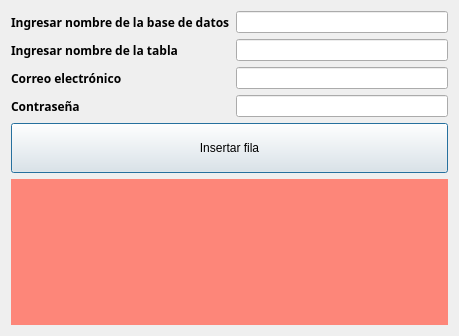
<?xml version="1.0" encoding="UTF-8"?>
<ui version="4.0">
 <class>Dialog</class>
 <widget class="QDialog" name="Dialog">
  <property name="geometry">
   <rect>
    <x>0</x>
    <y>0</y>
    <width>459</width>
    <height>336</height>
   </rect>
  </property>
  <property name="windowTitle">
   <string>Creador de filas en base de datos</string>
  </property>
  <layout class="QGridLayout" name="gridLayout">
   <item row="0" column="0">
    <layout class="QVBoxLayout" name="verticalLayout_3">
     <item>
      <layout class="QHBoxLayout" name="horizontalLayout">
       <item>
        <layout class="QVBoxLayout" name="verticalLayout_2">
         <item>
          <widget class="QLabel" name="label">
           <property name="font">
            <font>
             <family>Arial Black</family>
             <weight>75</weight>
             <bold>true</bold>
            </font>
           </property>
           <property name="text">
            <string>Ingresar nombre de la base de datos</string>
           </property>
          </widget>
         </item>
         <item>
          <widget class="QLabel" name="label_2">
           <property name="font">
            <font>
             <family>Arial Black</family>
             <weight>75</weight>
             <bold>true</bold>
            </font>
           </property>
           <property name="text">
            <string>Ingresar nombre de la tabla</string>
           </property>
          </widget>
         </item>
         <item>
          <widget class="QLabel" name="label_3">
           <property name="font">
            <font>
             <family>Arial Black</family>
             <weight>75</weight>
             <bold>true</bold>
            </font>
           </property>
           <property name="text">
            <string>Correo electrónico</string>
           </property>
          </widget>
         </item>
         <item>
          <widget class="QLabel" name="label_4">
           <property name="font">
            <font>
             <family>Arial Black</family>
             <weight>75</weight>
             <bold>true</bold>
            </font>
           </property>
           <property name="text">
            <string>Contraseña</string>
           </property>
          </widget>
         </item>
        </layout>
       </item>
       <item>
        <layout class="QVBoxLayout" name="verticalLayout">
         <item>
          <widget class="QLineEdit" name="lineEditDBName">
           <property name="font">
            <font>
             <family>Arial</family>
            </font>
           </property>
          </widget>
         </item>
         <item>
          <widget class="QLineEdit" name="lineEditTableName">
           <property name="font">
            <font>
             <family>Arial</family>
            </font>
           </property>
          </widget>
         </item>
         <item>
          <widget class="QLineEdit" name="lineEditEmailAddress">
           <property name="font">
            <font>
             <family>Arial</family>
            </font>
           </property>
          </widget>
         </item>
         <item>
          <widget class="QLineEdit" name="lineEditPassword">
           <property name="font">
            <font>
             <family>Arial</family>
            </font>
           </property>
           <property name="echoMode">
            <enum>QLineEdit::Password</enum>
           </property>
          </widget>
         </item>
        </layout>
       </item>
      </layout>
     </item>
     <item>
      <widget class="QPushButton" name="pushButtonInsertRow">
       <property name="minimumSize">
        <size>
         <width>0</width>
         <height>50</height>
        </size>
       </property>
       <property name="font">
        <font>
         <family>Arial</family>
        </font>
       </property>
       <property name="text">
        <string>Insertar fila</string>
       </property>
      </widget>
     </item>
     <item>
      <widget class="QLabel" name="labelResponse">
       <property name="maximumSize">
        <size>
         <width>16777215</width>
         <height>150</height>
        </size>
       </property>
       <property name="styleSheet">
        <string notr="true">background-color: rgb(253, 134, 121);</string>
       </property>
       <property name="text">
        <string/>
       </property>
      </widget>
     </item>
    </layout>
   </item>
  </layout>
 </widget>
 <resources/>
 <connections/>
</ui>
